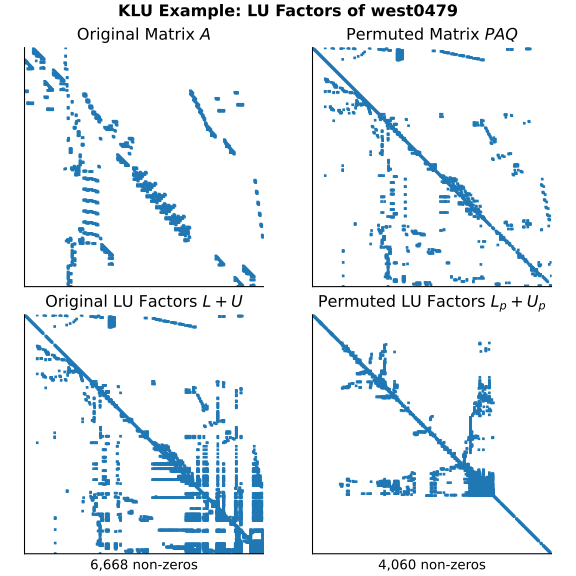

Here is the Python script that generated this plot:
# Part of the scikit-sparse project.
# Copyright (C) 2025 Bernard Roesler. All rights reserved.
# See pyproject.toml for full author list and LICENSE.txt for license details.
# SPDX-License-Identifier: BSD-2-Clause
#
# =============================================================================
#     File: klu_example.py
#  Created: 2025-11-17 10:38
# =============================================================================

"""An example of using KLU to compute the klu_factor factorization of a
sparse matrix.
"""

from pathlib import Path

import matplotlib.pyplot as plt
import numpy as np
from numpy.testing import assert_allclose
from scipy.io import mmread

from sksparse.klu import klu_factor
from sksparse.umfpack import umf_factor

# Load the west0479 matrix (downloaded from the SuiteSparse Matrix Collection:
# <https://sparse.tamu.edu/HB/west0479>)
filepath = Path("data") / "west0479.mtx"
A = mmread(filepath, spmatrix=False)  # read the matrix
A = A.tocsc()

# Compute the LU factorization
# NOTE that KLU does not support a "natural" ordering, so use UMFPACK here
L, U, p, q, rscale = umf_factor(A, ordering_method="none")
Lp, Up, pp, qp, rscalep, Fp, _ = klu_factor(A, ordering="AMD")

# Make sure the factorization is correct
PRAQ = (rscale[:, np.newaxis] * A).tocsc()[p[:, np.newaxis], q]
PRAQp = rscalep[:, np.newaxis] * A[pp[:, np.newaxis], qp]
assert_allclose((L @ U).toarray(), PRAQ.toarray(), atol=1e-9)
assert_allclose((Lp @ Up + Fp).toarray(), PRAQp.toarray(), atol=1e-9)

# Plot the original and permuted matrices
plt.rcParams.update({"font.size": 10})

fig, axs = plt.subplots(num=1, nrows=2, ncols=2, clear=True)
fig.set_size_inches((6, 6), forward=True)
fig.set_constrained_layout(True)
fig.suptitle("KLU Example: LU Factors of west0479")

ax = axs[0, 0]
ax.spy(A, markersize=1)
ax.set_title(r"Original Matrix $A$")

ax = axs[0, 1]
ax.spy(PRAQ, markersize=1)
ax.set_title(r"Permuted Matrix $PAQ$")

ax = axs[1, 0]
ax.spy(L + U, markersize=1)
ax.set_title(r"Original LU Factors $L + U$")
ax.set_xlabel(f"{L.nnz + U.nnz:,} non-zeros")

ax = axs[1, 1]
ax.spy(Lp + Up, markersize=1)
ax.set_title(r"Permuted LU Factors $L_p + U_p$")
ax.set_xlabel(f"{Lp.nnz + Up.nnz:,} non-zeros")

for ax in axs.flat:
    ax.set_aspect("equal")
    ax.set_xticks([])
    ax.set_yticks([])

plt.show()
fig.savefig("klu_example.svg")
